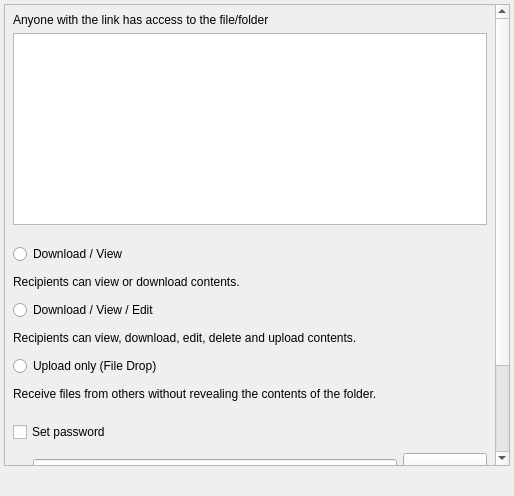
<?xml version="1.0" encoding="UTF-8"?>
<ui version="4.0">
 <class>APP::ShareLinkWidget</class>
 <widget class="QWidget" name="APP::ShareLinkWidget">
  <property name="geometry">
   <rect>
    <x>0</x>
    <y>0</y>
    <width>514</width>
    <height>496</height>
   </rect>
  </property>
  <property name="windowTitle">
   <string>Share NewDocument.odt</string>
  </property>
  <layout class="QVBoxLayout" name="verticalLayout_5">
   <property name="leftMargin">
    <number>4</number>
   </property>
   <property name="topMargin">
    <number>4</number>
   </property>
   <property name="rightMargin">
    <number>4</number>
   </property>
   <property name="bottomMargin">
    <number>4</number>
   </property>
   <item>
    <widget class="QScrollArea" name="scrollArea">
     <property name="widgetResizable">
      <bool>true</bool>
     </property>
     <widget class="QWidget" name="scrollAreaWidgetContents">
      <property name="geometry">
       <rect>
        <x>0</x>
        <y>0</y>
        <width>487</width>
        <height>584</height>
       </rect>
      </property>
      <layout class="QVBoxLayout" name="verticalLayout_4">
       <property name="spacing">
        <number>4</number>
       </property>
       <property name="leftMargin">
        <number>4</number>
       </property>
       <property name="topMargin">
        <number>4</number>
       </property>
       <property name="rightMargin">
        <number>4</number>
       </property>
       <property name="bottomMargin">
        <number>4</number>
       </property>
       <item>
        <widget class="QFrame" name="frame">
         <property name="sizePolicy">
          <sizepolicy hsizetype="Preferred" vsizetype="Maximum">
           <horstretch>0</horstretch>
           <verstretch>0</verstretch>
          </sizepolicy>
         </property>
         <layout class="QVBoxLayout" name="verticalLayout">
          <property name="leftMargin">
           <number>4</number>
          </property>
          <property name="topMargin">
           <number>4</number>
          </property>
          <property name="rightMargin">
           <number>4</number>
          </property>
          <property name="bottomMargin">
           <number>4</number>
          </property>
          <item>
           <widget class="QLabel" name="publicLinkWarningLabel">
            <property name="text">
             <string>Anyone with the link has access to the file/folder</string>
            </property>
            <property name="textFormat">
             <enum>Qt::TextFormat::PlainText</enum>
            </property>
            <property name="wordWrap">
             <bool>true</bool>
            </property>
           </widget>
          </item>
          <item>
           <widget class="QTableWidget" name="linkShares">
            <property name="sizePolicy">
             <sizepolicy hsizetype="MinimumExpanding" vsizetype="Expanding">
              <horstretch>0</horstretch>
              <verstretch>0</verstretch>
             </sizepolicy>
            </property>
            <property name="horizontalScrollBarPolicy">
             <enum>Qt::ScrollBarPolicy::ScrollBarAlwaysOff</enum>
            </property>
            <property name="selectionMode">
             <enum>QAbstractItemView::SelectionMode::SingleSelection</enum>
            </property>
            <property name="selectionBehavior">
             <enum>QAbstractItemView::SelectionBehavior::SelectRows</enum>
            </property>
            <property name="showGrid">
             <bool>false</bool>
            </property>
            <property name="columnCount">
             <number>3</number>
            </property>
            <attribute name="horizontalHeaderVisible">
             <bool>false</bool>
            </attribute>
            <attribute name="verticalHeaderVisible">
             <bool>false</bool>
            </attribute>
            <column/>
            <column/>
            <column/>
           </widget>
          </item>
         </layout>
        </widget>
       </item>
       <item>
        <widget class="QFrame" name="shareProperties">
         <layout class="QVBoxLayout" name="verticalLayout_6">
          <property name="leftMargin">
           <number>0</number>
          </property>
          <property name="topMargin">
           <number>0</number>
          </property>
          <property name="rightMargin">
           <number>0</number>
          </property>
          <property name="bottomMargin">
           <number>0</number>
          </property>
          <item>
           <widget class="QFrame" name="frame_editing">
            <property name="sizePolicy">
             <sizepolicy hsizetype="Preferred" vsizetype="Preferred">
              <horstretch>0</horstretch>
              <verstretch>0</verstretch>
             </sizepolicy>
            </property>
            <layout class="QVBoxLayout" name="verticalLayout_2">
             <property name="spacing">
              <number>4</number>
             </property>
             <property name="leftMargin">
              <number>4</number>
             </property>
             <property name="topMargin">
              <number>4</number>
             </property>
             <property name="rightMargin">
              <number>4</number>
             </property>
             <property name="bottomMargin">
              <number>4</number>
             </property>
             <item>
              <layout class="QHBoxLayout" name="layout_editing">
               <item>
                <widget class="QRadioButton" name="radio_readOnly">
                 <property name="minimumSize">
                  <size>
                   <width>0</width>
                   <height>34</height>
                  </size>
                 </property>
                 <property name="maximumSize">
                  <size>
                   <width>16777215</width>
                   <height>34</height>
                  </size>
                 </property>
                 <property name="text">
                  <string>Download / View</string>
                 </property>
                 <property name="class" stdset="0">
                  <string notr="true">button_radio</string>
                 </property>
                </widget>
               </item>
              </layout>
             </item>
             <item>
              <widget class="QLabel" name="label_readOnly">
               <property name="sizePolicy">
                <sizepolicy hsizetype="Preferred" vsizetype="Fixed">
                 <horstretch>0</horstretch>
                 <verstretch>0</verstretch>
                </sizepolicy>
               </property>
               <property name="text">
                <string>Recipients can view or download contents.</string>
               </property>
               <property name="wordWrap">
                <bool>true</bool>
               </property>
              </widget>
             </item>
             <item>
              <widget class="QRadioButton" name="radio_readWrite">
               <property name="minimumSize">
                <size>
                 <width>0</width>
                 <height>34</height>
                </size>
               </property>
               <property name="maximumSize">
                <size>
                 <width>16777215</width>
                 <height>34</height>
                </size>
               </property>
               <property name="text">
                <string>Download / View / Edit</string>
               </property>
               <property name="class" stdset="0">
                <string notr="true">button_radio</string>
               </property>
              </widget>
             </item>
             <item>
              <widget class="QLabel" name="label_readWrite">
               <property name="sizePolicy">
                <sizepolicy hsizetype="Preferred" vsizetype="Fixed">
                 <horstretch>0</horstretch>
                 <verstretch>0</verstretch>
                </sizepolicy>
               </property>
               <property name="text">
                <string>Recipients can view, download, edit, delete and upload contents.</string>
               </property>
               <property name="wordWrap">
                <bool>true</bool>
               </property>
              </widget>
             </item>
             <item>
              <widget class="QRadioButton" name="radio_uploadOnly">
               <property name="minimumSize">
                <size>
                 <width>0</width>
                 <height>34</height>
                </size>
               </property>
               <property name="maximumSize">
                <size>
                 <width>16777215</width>
                 <height>34</height>
                </size>
               </property>
               <property name="text">
                <string>Upload only (File Drop)</string>
               </property>
               <property name="class" stdset="0">
                <string notr="true">button_radio</string>
               </property>
              </widget>
             </item>
             <item>
              <widget class="QLabel" name="label_uploadOnly">
               <property name="sizePolicy">
                <sizepolicy hsizetype="Preferred" vsizetype="Fixed">
                 <horstretch>0</horstretch>
                 <verstretch>0</verstretch>
                </sizepolicy>
               </property>
               <property name="text">
                <string>Receive files from others without revealing the contents of the folder.</string>
               </property>
               <property name="wordWrap">
                <bool>true</bool>
               </property>
              </widget>
             </item>
            </layout>
           </widget>
          </item>
          <item>
           <widget class="QFrame" name="frame_shareProperties">
            <property name="sizePolicy">
             <sizepolicy hsizetype="Preferred" vsizetype="Maximum">
              <horstretch>0</horstretch>
              <verstretch>0</verstretch>
             </sizepolicy>
            </property>
            <layout class="QVBoxLayout" name="verticalLayout_3">
             <property name="spacing">
              <number>4</number>
             </property>
             <property name="leftMargin">
              <number>4</number>
             </property>
             <property name="topMargin">
              <number>4</number>
             </property>
             <property name="rightMargin">
              <number>4</number>
             </property>
             <property name="bottomMargin">
              <number>4</number>
             </property>
             <item>
              <layout class="QHBoxLayout" name="horizontalLayout_password">
               <item>
                <widget class="CCheckBox" name="checkBox_password">
                 <property name="sizePolicy">
                  <sizepolicy hsizetype="Maximum" vsizetype="Maximum">
                   <horstretch>0</horstretch>
                   <verstretch>0</verstretch>
                  </sizepolicy>
                 </property>
                 <property name="minimumSize">
                  <size>
                   <width>0</width>
                   <height>34</height>
                  </size>
                 </property>
                 <property name="maximumSize">
                  <size>
                   <width>16777215</width>
                   <height>34</height>
                  </size>
                 </property>
                 <property name="cursor">
                  <cursorShape>PointingHandCursor</cursorShape>
                 </property>
                 <property name="text">
                  <string>Set password</string>
                 </property>
                </widget>
               </item>
               <item>
                <spacer name="horizontalSpacer_3">
                 <property name="orientation">
                  <enum>Qt::Orientation::Horizontal</enum>
                 </property>
                 <property name="sizeHint" stdset="0">
                  <size>
                   <width>40</width>
                   <height>20</height>
                  </size>
                 </property>
                </spacer>
               </item>
              </layout>
             </item>
             <item>
              <layout class="QHBoxLayout" name="horizontalLayout">
               <property name="leftMargin">
                <number>20</number>
               </property>
               <item>
                <widget class="QLineEdit" name="lineEdit_password">
                 <property name="echoMode">
                  <enum>QLineEdit::EchoMode::Password</enum>
                 </property>
                </widget>
               </item>
               <item>
                <widget class="QPushButton" name="pushButton_setPassword">
                 <property name="sizePolicy">
                  <sizepolicy hsizetype="Preferred" vsizetype="Fixed">
                   <horstretch>0</horstretch>
                   <verstretch>0</verstretch>
                  </sizepolicy>
                 </property>
                 <property name="minimumSize">
                  <size>
                   <width>0</width>
                   <height>34</height>
                  </size>
                 </property>
                 <property name="maximumSize">
                  <size>
                   <width>16777215</width>
                   <height>34</height>
                  </size>
                 </property>
                 <property name="cursor">
                  <cursorShape>PointingHandCursor</cursorShape>
                 </property>
                 <property name="text">
                  <string>Set &amp;password </string>
                 </property>
                </widget>
               </item>
              </layout>
             </item>
             <item>
              <layout class="QHBoxLayout" name="horizontalLayout_expire">
               <property name="leftMargin">
                <number>0</number>
               </property>
               <item>
                <widget class="CCheckBox" name="checkBox_expire">
                 <property name="minimumSize">
                  <size>
                   <width>0</width>
                   <height>34</height>
                  </size>
                 </property>
                 <property name="maximumSize">
                  <size>
                   <width>16777215</width>
                   <height>34</height>
                  </size>
                 </property>
                 <property name="cursor">
                  <cursorShape>PointingHandCursor</cursorShape>
                 </property>
                 <property name="text">
                  <string>Set &amp;expiration date</string>
                 </property>
                </widget>
               </item>
               <item>
                <widget class="QDateEdit" name="calendar">
                 <property name="calendarPopup">
                  <bool>true</bool>
                 </property>
                </widget>
               </item>
              </layout>
             </item>
            </layout>
           </widget>
          </item>
         </layout>
        </widget>
       </item>
       <item>
        <widget class="QFrame" name="frame_create">
         <property name="sizePolicy">
          <sizepolicy hsizetype="Preferred" vsizetype="Maximum">
           <horstretch>0</horstretch>
           <verstretch>0</verstretch>
          </sizepolicy>
         </property>
         <layout class="QHBoxLayout" name="horizontalLayout_2">
          <property name="leftMargin">
           <number>4</number>
          </property>
          <property name="topMargin">
           <number>4</number>
          </property>
          <property name="rightMargin">
           <number>4</number>
          </property>
          <property name="bottomMargin">
           <number>4</number>
          </property>
          <item>
           <widget class="QLabel" name="nameLabel">
            <property name="text">
             <string>Name:</string>
            </property>
           </widget>
          </item>
          <item>
           <widget class="QLineEdit" name="nameLineEdit">
            <property name="placeholderText">
             <string>Enter name of new share...</string>
            </property>
           </widget>
          </item>
          <item>
           <widget class="QPushButton" name="createShareButton">
            <property name="minimumSize">
             <size>
              <width>0</width>
              <height>34</height>
             </size>
            </property>
            <property name="maximumSize">
             <size>
              <width>16777215</width>
              <height>34</height>
             </size>
            </property>
            <property name="cursor">
             <cursorShape>PointingHandCursor</cursorShape>
            </property>
            <property name="text">
             <string>&amp;Create</string>
            </property>
           </widget>
          </item>
         </layout>
        </widget>
       </item>
      </layout>
     </widget>
    </widget>
   </item>
   <item>
    <widget class="QWidget" name="create" native="true">
     <layout class="QHBoxLayout" name="horizontalLayout_create">
      <property name="leftMargin">
       <number>0</number>
      </property>
      <property name="topMargin">
       <number>0</number>
      </property>
      <property name="rightMargin">
       <number>0</number>
      </property>
      <property name="bottomMargin">
       <number>0</number>
      </property>
     </layout>
    </widget>
   </item>
   <item>
    <widget class="QLabel" name="errorLabel">
     <property name="sizePolicy">
      <sizepolicy hsizetype="MinimumExpanding" vsizetype="Preferred">
       <horstretch>0</horstretch>
       <verstretch>0</verstretch>
      </sizepolicy>
     </property>
     <property name="palette">
      <palette>
       <active>
        <colorrole role="WindowText">
         <brush brushstyle="SolidPattern">
          <color alpha="255">
           <red>255</red>
           <green>0</green>
           <blue>0</blue>
          </color>
         </brush>
        </colorrole>
       </active>
       <inactive>
        <colorrole role="WindowText">
         <brush brushstyle="SolidPattern">
          <color alpha="255">
           <red>255</red>
           <green>0</green>
           <blue>0</blue>
          </color>
         </brush>
        </colorrole>
       </inactive>
       <disabled>
        <colorrole role="WindowText">
         <brush brushstyle="SolidPattern">
          <color alpha="255">
           <red>123</red>
           <green>121</green>
           <blue>134</blue>
          </color>
         </brush>
        </colorrole>
       </disabled>
      </palette>
     </property>
     <property name="textFormat">
      <enum>Qt::TextFormat::PlainText</enum>
     </property>
    </widget>
   </item>
  </layout>
 </widget>
 <layoutdefault spacing="6" margin="11"/>
 <customwidgets>
  <customwidget>
   <class>CCheckBox</class>
   <extends>QCheckBox</extends>
   <header>gui/customui/ccheckbox.h</header>
  </customwidget>
 </customwidgets>
 <tabstops>
  <tabstop>linkShares</tabstop>
  <tabstop>checkBox_password</tabstop>
  <tabstop>lineEdit_password</tabstop>
  <tabstop>pushButton_setPassword</tabstop>
  <tabstop>checkBox_expire</tabstop>
  <tabstop>calendar</tabstop>
 </tabstops>
 <resources/>
 <connections/>
</ui>
